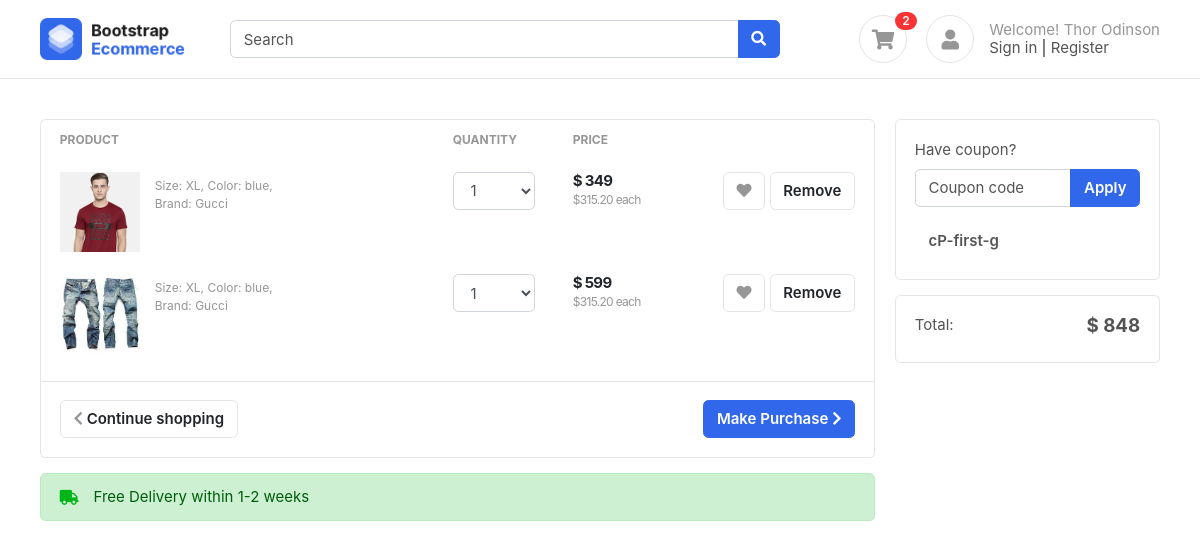
Screenshot of /cart/ (signed in) with the database file from the repository.
### accounts/models.py (models this page shows)
class Profile(BaseModel):
    user = models.OneToOneField(User, on_delete=models.CASCADE, related_name='profile')
    is_email_verified = models.BooleanField(default=False)
    email_token = models.CharField(max_length=100, null=True, blank=True)
    profile_image = models.ImageField(upload_to='Foles/Profile')
    def get_cart_count(self):
        return CartItems.objects.filter(cart__is_paid = False, cart__user = self.user).count()

class CartItems(BaseModel):
    cart = models.ForeignKey(Cart, on_delete=models.CASCADE, related_name='cart_item')
    product = models.ForeignKey(Product, on_delete=models.SET_NULL, null=True, blank=True)
    color_variant = models.ForeignKey(ColorVariant, on_delete=models.SET_NULL, null=True, blank=True)
    size_variant = models.ForeignKey(SizeVariant, on_delete=models.SET_NULL, null=True, blank=True)
    def get_product_price(self):
        price = [self.product.price]
        if self.color_variant:
            color_variant_price = self.color_variant.price
            price.append(color_variant_price)
        if self.size_variant:
            size_variant_price = self.size_variant.price
            price.append(size_variant_price)
        return sum(price)

class Cart(BaseModel):
    user = models.ForeignKey(User, on_delete=models.CASCADE, related_name='carts')
    coupon = models.ForeignKey(Coupon, on_delete=models.SET_NULL, null=True, blank=True)
    is_paid = models.BooleanField(default=False)
    def get_cart__total_price(self):
        cart_items = self.cart_item.all()
        price = []
        for cart_item in cart_items:
            price.append(cart_item.product.price)
            if cart_item.color_variant:
                color_variant_price = cart_item.color_variant.price
                price.append(color_variant_price)
            if cart_item.size_variant:
                size_variant_price = cart_item.size_variant.price
                price.append(size_variant_price)
        if self.coupon:
            if self.coupon.minimum_amount < sum(price):
                return sum(price) - self.coupon.discount_price
        else:
            return sum(price)

### products/models.py (models this page shows, shortened)
class Product(BaseModel):
    product_name = models.CharField(max_length=100)
    slug = models.SlugField(unique=True, null=True, blank=True)
    category = models.ForeignKey(Category, on_delete=models.CASCADE, related_name='products')
    price = models.IntegerField()
    product_description = models.TextField()
    color_varient = models.ManyToManyField(ColorVariant, blank=True)
    size_varient = models.ManyToManyField(SizeVariant, blank=True)

class ProductImage(BaseModel):
    product = models.ForeignKey(Product, on_delete=models.CASCADE, related_name='product_images')
    image = models.ImageField(upload_to='Files\Product')

class SizeVariant(BaseModel):
    size_name = models.CharField(max_length=100)
    price = models.IntegerField(default=0)

class Coupon(BaseModel):
    coupon_code = models.CharField(max_length=10)
    is_expired = models.BooleanField(default=False)
    discount_price = models.IntegerField(default=100)
    minimum_amount = models.IntegerField(default=500)

### accounts/views.py (the view, shortened to what this page needs)
# urls.py: path('cart/', views.cart, name='cart'),
def cart(request):
    cart = Cart.objects.get(is_paid=False, user=request.user)
    context = {}
    if cart:
        cart_items = cart.cart_item.all()
        total_price = cart.get_cart__total_price()
        context = {
            'cart': cart,
            'cart_items': cart_items,
            'total_price': total_price
        }
    else:
        context = {
            'cart': None,
            'cart_items': None,
            'total_price': 0,
        }
    return render(request, 'accounts/cart.html', context)

### templates/accounts/cart.html (shortened to what this page needs)
{% extends "base/base.html" %}
{% block start %}
<section class="section-content padding-y">
    <div class="container">
        <div class="row">
            <main class="col-md-9">
    <div class="card">
        <table class="table table-borderless table-shopping-cart">
    <thead class="text-muted">
        <tr class="small text-uppercase">
            <th scope="col">Product</th>
            <th scope="col" width="120">Quantity</th>
            <th scope="col" width="120">Price</th>
            <th scope="col" class="text-right" width="200"> </th>
        </tr>
    </thead>
    <tbody>
        {% for cart_item in cart.cart_item.all %}
        <tr>
            <td>
                <figure class="itemside">
                    <div class="aside"><img src="{{ cart_item.product.product_images.first.image.url }}" class="img-sm"></div>
                    <figcaption class="info">
                        <p class="text-muted small">Size: XL, Color: blue, <br> Brand: Gucci</p>
                    </figcaption>
                </figure>
            </td>
            <td>
                <select class="form-control">
                    <option>1</option>
                </select>
            </td>
            <td>
                <div class="price-wrap">
                    <var class="price">$ {{ cart_item.get_product_price }}</var>
                    <small class="text-muted"> $315.20 each </small>
                </div>
            </td>
            <td class="text-right">
                <a data-original-title="Save to Wishlist" title="" href="" class="btn btn-light" data-toggle="tooltip"> <i class="fa fa-heart"></i></a>
                <a href=" {% url 'remove_cart' cart_item.uid %} " class="btn btn-light"> Remove</a>
            </td>
        </tr>
        {% endfor %}
    </tbody>
    </table>
    <div class="card-body border-top">
        <a href="#" class="btn btn-primary float-md-right"> Make Purchase <i class="fa fa-chevron-right"></i> </a>
        <a href="#" class="btn btn-light"> <i class="fa fa-chevron-left"></i> Continue shopping </a>
    </div>
</div>
<div class="alert alert-success mt-3">
    <p class="icontext"><i class="icon text-success fa fa-truck"></i> Free Delivery within 1-2 weeks</p>
</div>
</main>
<aside class="col-md-3">
    <div class="card mb-3">
        <div class="card-body">
            <form method="post">
                <div class="form-group">
                    <label>Have coupon?</label>
                    <div class="input-group">
                            <input type="text" class="form-control" name="coupon" placeholder="Coupon code">
                            <span class="input-group-append">
                                <button type="submit" class="btn btn-primary">Apply</button>
                            </span>
                        </div>
                    </div>
                    {% if cart.coupon %}
                      <a href=" {% url 'remove_coupon' cart.uid %} " class="btn btn-sucess">{{ cart.coupon.coupon_code }}</a>
                    {% endif %}
                </form>
                </div>
            </div>
            <div class="card">
                <div class="card-body">
                        <dl class="dlist-align">
                            <dt>Total:</dt>
                            <dd class="text-right  h5"><strong>$ {{cart.get_cart__total_price}}</strong></dd>
                        </dl>
                    </div>
            </div>
        </aside>
    </div>
</div>
</section>
{% endblock start %}

### templates/base/base.html (shortened to what this page needs)
{% load static %}
<!DOCTYPE HTML>
<html lang="en">
<head>
<link href="{% static 'assets/css/bootstrap.css' %} " rel="stylesheet" type="text/css"/>
<link href="{% static '/assets/fontawesome/css/all.min.css' %} " type="text/css" rel="stylesheet">
<link href="{% static '/assets/css/ui.css' %} " rel="stylesheet" type="text/css"/>
<link href="{% static '/assets/css/responsive.css' %} " rel="stylesheet" />
</head>
<body>
	<header class="section-header">
		<section class="header-main border-bottom">
			<div class="container">
		<div class="row align-items-center">
			<div class="col-lg-2 col-4">
				<div class="brand-wrap">
					<img class="logo" src="{% static '/assets/images/logo.png' %} ">
				</div>
			</div>
			<div class="col-lg-6 col-sm-12">
				<form action="#" class="search">
					<div class="input-group w-100">
						<input type="text" class="form-control" placeholder="Search">
						<div class="input-group-append">
						  <button class="btn btn-primary" type="submit">
							<i class="fa fa-search"></i>
						  </button>
						</div>
					</div>
				</form>
			</div>
			<div class="col-lg-4 col-sm-6 col-8">
				<div class="widgets-wrap float-md-right">
					<div class="widget-header  mr-3">
						<a href=" {% url 'cart' %} " class="icon icon-sm rounded-circle border"><i class="fa fa-shopping-cart"></i></a>
						<span class="badge badge-pill badge-danger notify">{{ request.user.profile.get_cart_count }}</span>
					</div>
					<div class="widget-header icontext">
						<a href="#" class="icon icon-sm rounded-circle border"><i class="fa fa-user"></i></a>
						<div class="text">
							<span class="text-muted">Welcome! {{ request.user.first_name }} {{ request.user.last_name }}</span>
							<div>
								<a href="#">Sign in</a> |
								<a href="#"> Register</a>
							</div>
						</div>
					</div>
				</div>
			</div>
		</div>
			</div>
		</section>
		</header>
		{% block start %}
		{% endblock start %}

### static/assets/css/ui.css (style rules this page uses)
html { font-family: 'Inter', sans-serif; font-size: 15px; }
.price-wrap { letter-spacing: -0.7px; }
.icon-xs, .icon-sm, .icon-md, .icon-lg { display: inline-block; text-align: center; flex-shrink: 0; flex-grow: 0; }
.icon-sm { width: 48px; height: 48px; line-height: 48px; font-size: 20px; }
.img-xs, .img-sm, .img-md, .img-lg { object-fit: cover; flex-shrink: 0; flex-grow: 0; }
.img-sm { width: 80px; height: 80px; }
.padding-y { padding-top: 40px; padding-bottom: 40px; }
var { font-style: normal; }
figure { margin-bottom: 0; }
article:after, .form-group:after { display: block; clear: both; content: ""; }
p:last-child { margin-bottom: 0; }
.header-main { position: relative; padding-top: 1rem; padding-bottom: 1rem; }
.brand-wrap .logo, .navbar-brand .logo { margin-right: 7px; max-height: 42px; display: inline-block; }
.widget-header { display: inline-block; vertical-align: middle; position: relative; }
.widget-header a { color: #545454; }
.widget-header i { color: #969696; }
.widget-header .notify { position: absolute; top: -3px; right: -10px; }
.btn-light { background-color: #fff; border-color: #e4e4e4; }
.btn-light i { color: #969696; }
.itemside { position: relative; display: flex; width: 100%; }
.itemside .aside { position: relative; flex-shrink: 0; }
.itemside .info { padding-left: 15px; padding-right: 7px; }
.itemside p { margin-bottom: 0; }
[class*="dlist-"] { margin-bottom: 5px; }
[class*="dlist-"] dd { margin-bottom: 0; }
.dlist-align { display: flex; }
.dlist-align dt { width: 120px; word-wrap: break-word; font-weight: normal; }
.dlist-align dd { flex-grow: 1; }
.icontext { display: inline-flex; align-items: center; vertical-align: middle; }
.icontext .text { width: 100%; line-height: 1.2; color: #212529; }
.icontext .icon { position: relative; margin-right: 15px; flex-shrink: 0; flex-grow: 0; }
.notify { position: absolute; top: -4px; right: -10px; display: inline-block; padding: .25em .6em; font-size: 12px; line-height: 1; text-align: center; border-radius: 3rem; color: #fff; background-color: #fa3434; }
.price { font-weight: 600; color: #212529; }
.table-shopping-cart.table td, .table-shopping-cart.table th { padding-left: 1.25rem; padding-right: 1.25rem; }
.table-shopping-cart .price-wrap { line-height: 1.2; }
.table-shopping-cart .price { font-weight: bold; margin-right: 5px; display: block; }

### rows the page displays
CartItems: product.product_images.first.image (picture), get_product_price "349"
CartItems: product.product_images.first.image (picture), get_product_price "599"
Cart: coupon.coupon_code "cP-first-g", get_cart__total_price "848"

### other values shown
{{ request.user.profile.get_cart_count }} "2"
{{ request.user.first_name }} "Thor"
{{ request.user.last_name }} "Odinson"
